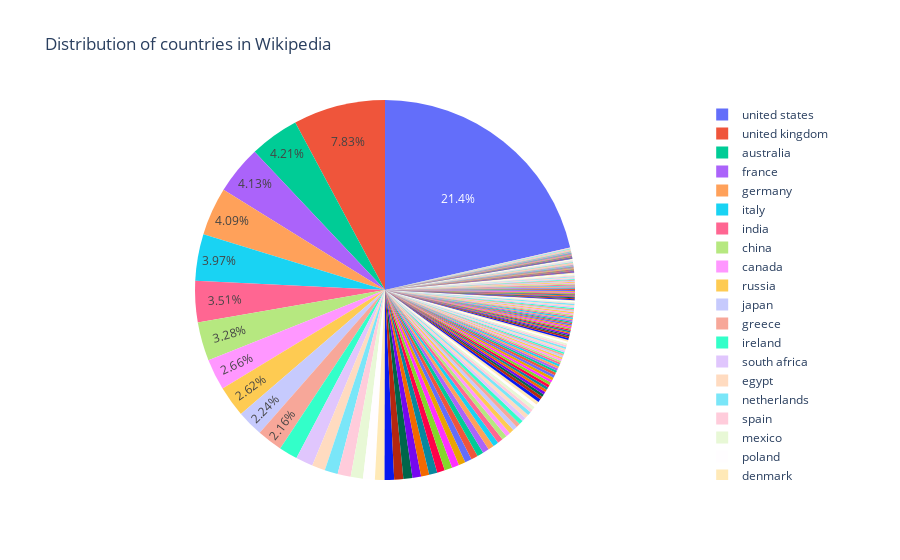

Notebook source saved alongside this figure:
### Code cell
fig = px.pie(data_countries, values='percent', names='Top_1_name', title='Distribution of countries in Wikipedia')
fig.update_traces(textposition='inside')
fig.update_layout(uniformtext_minsize=12, uniformtext_mode='hide')
fig.show()

### Figure 1 — Plotly figure (JSON) as saved in the notebook; plotly's stock layout.template omitted (floating-point values rounded to 4 significant figures; data arrays with more than 128 entries replaced by an {"elided": "..."} marker saying what was removed)
{"data": [{"domain": {"x": [0, 1], "y": [0, 1]}, "hovertemplate": "Top_1_name=%{label}<br>percent=%{value}<extra></extra>", "labels": {"elided": "195 str values"}, "legendgroup": "", "name": "", "showlegend": true, "textposition": "inside", "type": "pie", "values": {"elided": "195 float values"}}], "layout": {"legend": {"tracegroupgap": 0}, "title": {"text": "Distribution of countries in Wikipedia"}, "uniformtext": {"minsize": 12, "mode": "hide"}}}
